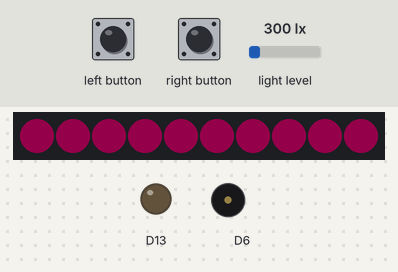
The sketch below on a simulated Adafruit Circuit Playground Express. On the bench: 10 RGB LEDs in strip order, left to right, output pins drawn as LEDs (lit = HIGH), buzzer (waves = sounding). Inputs (shaded band) come from the test bench; at power-on: light level 300 lx. Dim RGB values are drawn brighter than linear.

Above: at 1.2 s.
1.3 s: left button pressed for 0.15 s
At 1.45 s:
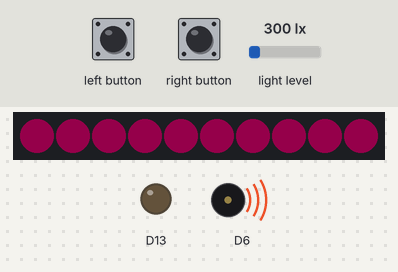
3.1 s: right button pressed for 1 s
At 3.47 s:
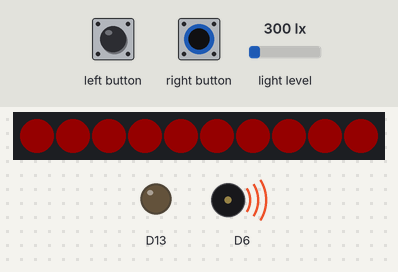
5.6 s: light level set to 1000 lx
At 6.5 s:
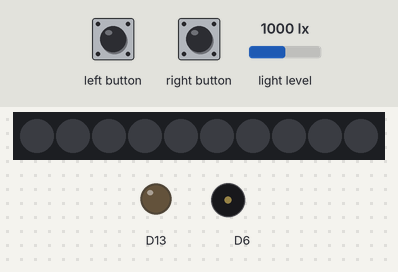
7.1 s: right button pressed for 0.15 s
At 7.6 s:
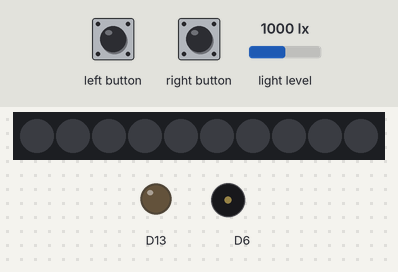
8.8 s: left button pressed for 1 s
At 9.16 s:
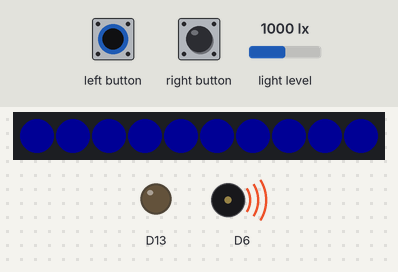
11.3 s: left button pressed for 3.2 s
At 15.7 s:
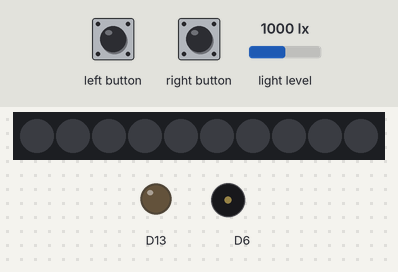
Timing chart, 0 to 17.0 s (numbered marks = the images above; inputs shaded):
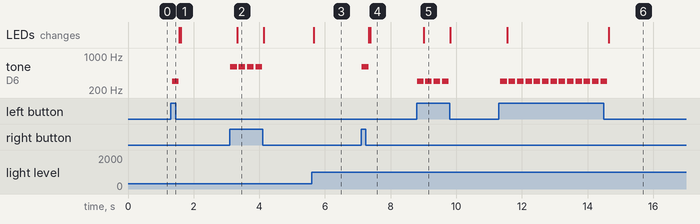

The sketch:

cpx_a1.ino
```cpp
#include <Adafruit_CircuitPlayground.h>

void setup() {
  CircuitPlayground.begin();
}

void loop() {
  // get light level
  int light = CircuitPlayground.lightSensor();

  // left button
  if (CircuitPlayground.leftButton()) {
    CircuitPlayground.playTone(300, 200); // freq 300 hz, duration 200 ms
    // turn all pixels blue
    for (int i = 0; i < 10; i++) {
      CircuitPlayground.setPixelColor(i, 0, 0, 255);
    }
  }

  // right button
  else if (CircuitPlayground.rightButton()) {
    CircuitPlayground.playTone(600, 200); // freq 600 hz, duration 200 ms
    // turn all pixels red
    for (int i = 0; i < 10; i++) {
      CircuitPlayground.setPixelColor(i, 255, 0, 0);
    }
  }

  else {
  // turn on LEDs based on light level
  if (light < 500) {
    // if it's dark turn all pixels pink
    for (int i = 0; i < 10; i++) {
      CircuitPlayground.setPixelColor(i, 255, 0, 127);
    }
  }
  else {
    // if it's bright turn all pixels off
      CircuitPlayground.clearPixels();
  }
  }

  // update LEDs to show changes
  CircuitPlayground.strip.show();

  delay(50);
}
```

Measured:
- after the input at 1.3 s, tone on D6: silent → 300 Hz after 0.05 s, → silent 0.20 s later
- after the input at 3.1 s, tone on D6: alternates 600 Hz for 0.20 s and silent for 0.05 s, 8 changes in all, then stays silent, starting at once; the LEDs: change after 0.23 s (image 2)
- after the input at 5.6 s, the LEDs: change after 0.05 s (image 3)
- after the input at 7.1 s, tone on D6: silent → 600 Hz at once, → silent 0.20 s later; the LEDs: first change after 0.23 s (image 4 shows a later state)
- after the input at 8.8 s, tone on D6: alternates 300 Hz for 0.20 s and silent for 0.05 s, 8 changes in all, then stays silent, starting at once; the LEDs: change after 0.21 s (image 5)
- after the input at 11.3 s, tone on D6: alternates 300 Hz for 0.20 s and silent for 0.05 s, 26 changes in all, then stays silent, starting after 0.05 s; the LEDs: first change after 0.25 s (image 6 shows a later state)
